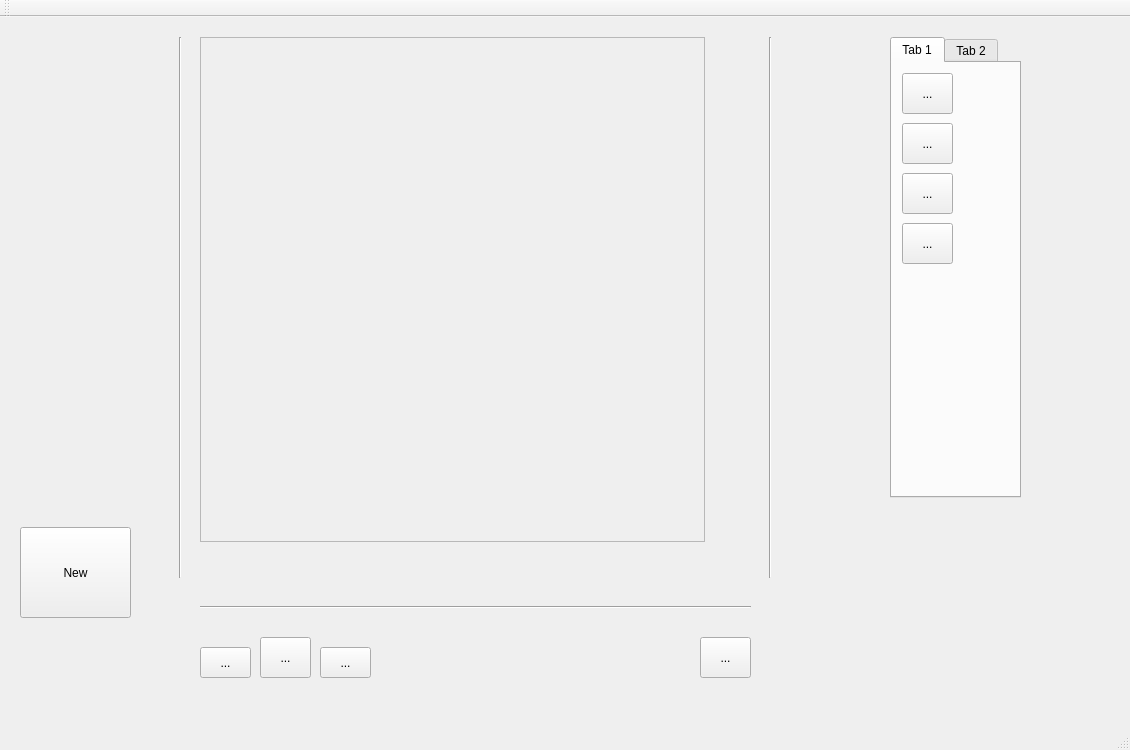
<?xml version="1.0" encoding="UTF-8"?>
<ui version="4.0">
 <class>MainWindow</class>
 <widget class="QMainWindow" name="MainWindow">
  <property name="geometry">
   <rect>
    <x>0</x>
    <y>0</y>
    <width>1130</width>
    <height>750</height>
   </rect>
  </property>
  <property name="windowTitle">
   <string>MainWindow</string>
  </property>
  <widget class="QWidget" name="centralWidget">
   <widget class="QGraphicsView" name="graphicsView">
    <property name="enabled">
     <bool>false</bool>
    </property>
    <property name="geometry">
     <rect>
      <x>200</x>
      <y>20</y>
      <width>505</width>
      <height>505</height>
     </rect>
    </property>
    <property name="autoFillBackground">
     <bool>true</bool>
    </property>
   </widget>
   <widget class="Line" name="line">
    <property name="geometry">
     <rect>
      <x>170</x>
      <y>20</y>
      <width>20</width>
      <height>541</height>
     </rect>
    </property>
    <property name="orientation">
     <enum>Qt::Vertical</enum>
    </property>
   </widget>
   <widget class="Line" name="line_2">
    <property name="geometry">
     <rect>
      <x>200</x>
      <y>580</y>
      <width>551</width>
      <height>20</height>
     </rect>
    </property>
    <property name="orientation">
     <enum>Qt::Horizontal</enum>
    </property>
   </widget>
   <widget class="Line" name="line_3">
    <property name="geometry">
     <rect>
      <x>760</x>
      <y>20</y>
      <width>20</width>
      <height>541</height>
     </rect>
    </property>
    <property name="orientation">
     <enum>Qt::Vertical</enum>
    </property>
   </widget>
   <widget class="QToolButton" name="add_Frame_Button">
    <property name="geometry">
     <rect>
      <x>700</x>
      <y>620</y>
      <width>51</width>
      <height>41</height>
     </rect>
    </property>
    <property name="text">
     <string>...</string>
    </property>
   </widget>
   <widget class="QToolButton" name="previous_frame_button">
    <property name="geometry">
     <rect>
      <x>200</x>
      <y>630</y>
      <width>51</width>
      <height>31</height>
     </rect>
    </property>
    <property name="text">
     <string>...</string>
    </property>
   </widget>
   <widget class="QToolButton" name="play_button">
    <property name="geometry">
     <rect>
      <x>260</x>
      <y>620</y>
      <width>51</width>
      <height>41</height>
     </rect>
    </property>
    <property name="text">
     <string>...</string>
    </property>
   </widget>
   <widget class="QToolButton" name="next_frame_button">
    <property name="geometry">
     <rect>
      <x>320</x>
      <y>630</y>
      <width>51</width>
      <height>31</height>
     </rect>
    </property>
    <property name="text">
     <string>...</string>
    </property>
   </widget>
   <widget class="QTabWidget" name="tabWidget">
    <property name="geometry">
     <rect>
      <x>890</x>
      <y>20</y>
      <width>131</width>
      <height>461</height>
     </rect>
    </property>
    <property name="currentIndex">
     <number>0</number>
    </property>
    <widget class="QWidget" name="tab">
     <attribute name="title">
      <string>Tab 1</string>
     </attribute>
     <widget class="QToolButton" name="brush_Button">
      <property name="geometry">
       <rect>
        <x>10</x>
        <y>10</y>
        <width>51</width>
        <height>41</height>
       </rect>
      </property>
      <property name="text">
       <string>...</string>
      </property>
     </widget>
     <widget class="QToolButton" name="fill_Bucket_Button">
      <property name="geometry">
       <rect>
        <x>10</x>
        <y>60</y>
        <width>51</width>
        <height>41</height>
       </rect>
      </property>
      <property name="text">
       <string>...</string>
      </property>
     </widget>
     <widget class="QToolButton" name="eraser_Button">
      <property name="geometry">
       <rect>
        <x>10</x>
        <y>110</y>
        <width>51</width>
        <height>41</height>
       </rect>
      </property>
      <property name="text">
       <string>...</string>
      </property>
     </widget>
     <widget class="QToolButton" name="rectangle_button">
      <property name="geometry">
       <rect>
        <x>10</x>
        <y>160</y>
        <width>51</width>
        <height>41</height>
       </rect>
      </property>
      <property name="text">
       <string>...</string>
      </property>
     </widget>
    </widget>
    <widget class="QWidget" name="tab_2">
     <attribute name="title">
      <string>Tab 2</string>
     </attribute>
     <widget class="QToolButton" name="rotate_Left_Button">
      <property name="geometry">
       <rect>
        <x>10</x>
        <y>160</y>
        <width>51</width>
        <height>41</height>
       </rect>
      </property>
      <property name="text">
       <string>...</string>
      </property>
     </widget>
     <widget class="QToolButton" name="zoom_Out_Button">
      <property name="geometry">
       <rect>
        <x>10</x>
        <y>60</y>
        <width>51</width>
        <height>41</height>
       </rect>
      </property>
      <property name="text">
       <string>...</string>
      </property>
     </widget>
     <widget class="QToolButton" name="rotate_Right_Button">
      <property name="geometry">
       <rect>
        <x>10</x>
        <y>110</y>
        <width>51</width>
        <height>41</height>
       </rect>
      </property>
      <property name="text">
       <string>...</string>
      </property>
     </widget>
     <widget class="QToolButton" name="zoom_In_Button">
      <property name="geometry">
       <rect>
        <x>10</x>
        <y>10</y>
        <width>51</width>
        <height>41</height>
       </rect>
      </property>
      <property name="text">
       <string>...</string>
      </property>
     </widget>
    </widget>
   </widget>
   <widget class="QPushButton" name="newSprite">
    <property name="geometry">
     <rect>
      <x>20</x>
      <y>510</y>
      <width>111</width>
      <height>91</height>
     </rect>
    </property>
    <property name="text">
     <string>New</string>
    </property>
   </widget>
  </widget>
  <widget class="QMenuBar" name="menuBar">
   <property name="geometry">
    <rect>
     <x>0</x>
     <y>0</y>
     <width>1130</width>
     <height>26</height>
    </rect>
   </property>
  </widget>
  <widget class="QToolBar" name="mainToolBar">
   <attribute name="toolBarArea">
    <enum>TopToolBarArea</enum>
   </attribute>
   <attribute name="toolBarBreak">
    <bool>false</bool>
   </attribute>
  </widget>
  <widget class="QStatusBar" name="statusBar"/>
 </widget>
 <layoutdefault spacing="6" margin="11"/>
 <resources/>
 <connections/>
</ui>
